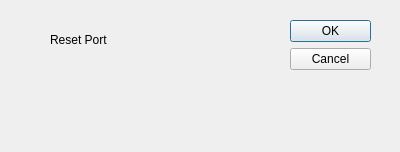
<?xml version="1.0" encoding="UTF-8"?>
<ui version="4.0">
 <class>UdpSettingDialog</class>
 <widget class="QDialog" name="UdpSettingDialog">
  <property name="geometry">
   <rect>
    <x>0</x>
    <y>0</y>
    <width>400</width>
    <height>152</height>
   </rect>
  </property>
  <property name="windowTitle">
   <string>Reset Udp Socket</string>
  </property>
  <widget class="QDialogButtonBox" name="buttonBox">
   <property name="geometry">
    <rect>
     <x>290</x>
     <y>20</y>
     <width>81</width>
     <height>241</height>
    </rect>
   </property>
   <property name="orientation">
    <enum>Qt::Vertical</enum>
   </property>
   <property name="standardButtons">
    <set>QDialogButtonBox::Cancel|QDialogButtonBox::Ok</set>
   </property>
  </widget>
  <widget class="QLabel" name="label">
   <property name="geometry">
    <rect>
     <x>50</x>
     <y>30</y>
     <width>163</width>
     <height>20</height>
    </rect>
   </property>
   <property name="text">
    <string>Reset Port</string>
   </property>
  </widget>
 </widget>
 <resources/>
 <connections>
  <connection>
   <sender>buttonBox</sender>
   <signal>accepted()</signal>
   <receiver>UdpSettingDialog</receiver>
   <slot>accept()</slot>
   <hints>
    <hint type="sourcelabel">
     <x>248</x>
     <y>254</y>
    </hint>
    <hint type="destinationlabel">
     <x>157</x>
     <y>274</y>
    </hint>
   </hints>
  </connection>
  <connection>
   <sender>buttonBox</sender>
   <signal>rejected()</signal>
   <receiver>UdpSettingDialog</receiver>
   <slot>reject()</slot>
   <hints>
    <hint type="sourcelabel">
     <x>316</x>
     <y>260</y>
    </hint>
    <hint type="destinationlabel">
     <x>286</x>
     <y>274</y>
    </hint>
   </hints>
  </connection>
 </connections>
</ui>
